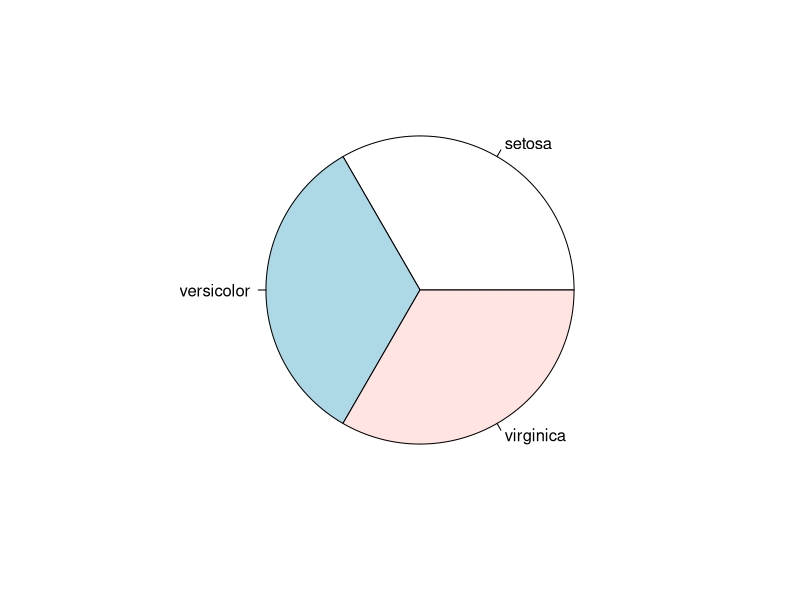
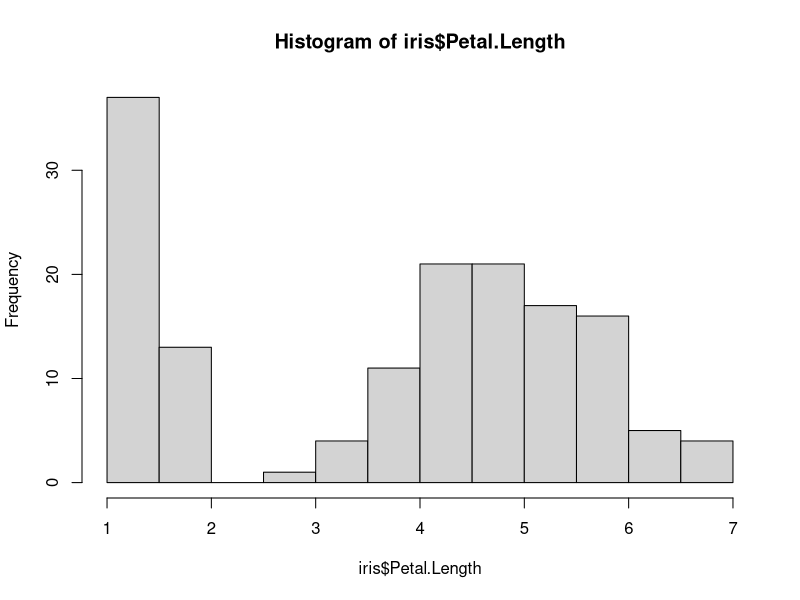

Write R code to recreate these figures, in order.
# data exploration
# he goal is explore the iris dataset
# name: Zsofia Szabo
# date: may 11, 2026


# call iris dataset
iris

# review the dimensions
nrow(iris)
ncol(iris)
dim(iris)

# review the structure of the data
str(iris)

#get the first 5 rows of data
iris[1:5,]
iris[22:26,]
# individual columns
iris$Petal.Length


# get som summaries
summary(iris)
min(iris$Sepal.Length)
mean(iris$Petal.Length)

# example correlation
cor(iris$Sepal.Length, iris$Petal.Length)

# pie chart of species
pie(table(iris$Species))


# histogram of petal length

hist(iris$Petal.Length)

?hist
